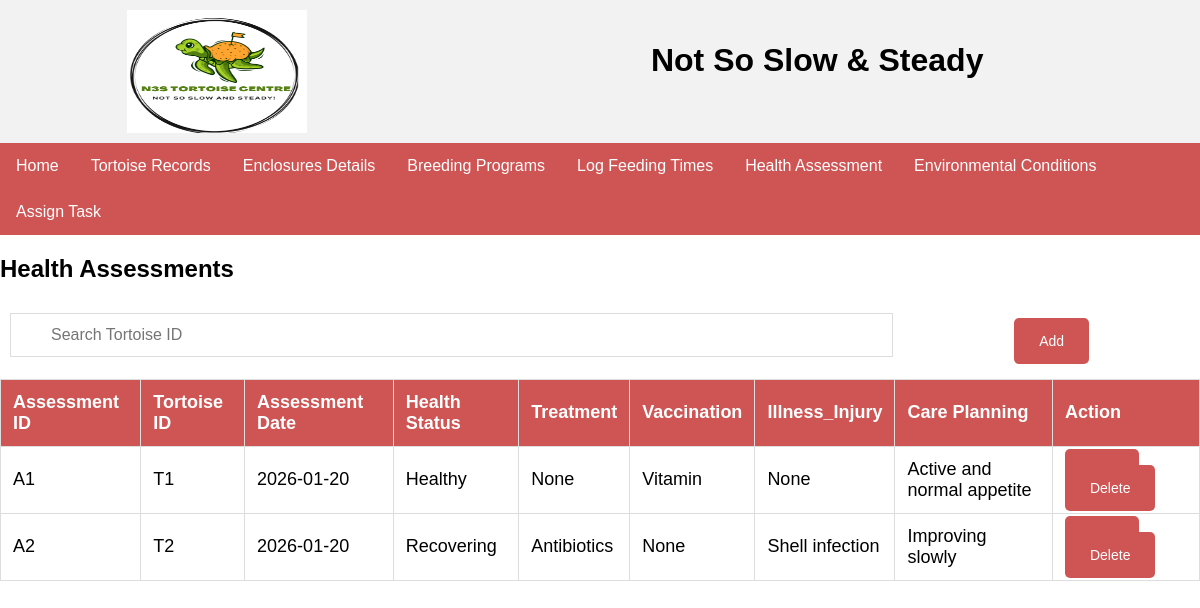
The app's page /healthAssessment.php with its own data.
### tables this page shows
CREATE TABLE `h_assessment` (
  `assessmentID` varchar(100) NOT NULL,
  `t_ID` varchar(4) NOT NULL,
  `assessmentDate` date NOT NULL,
  `healthStatus` varchar(100) NOT NULL,
  `Ttreatment` varchar(1000) NOT NULL,
  `vaccination` varchar(1000) NOT NULL,
  `illness_Injury` varchar(1000) NOT NULL,
  `carePlanning` varchar(1000) NOT NULL
);

### healthAssessment.php (the view, shortened to what this page needs)
<?php
include "./db.php";
$sql = " SELECT assessmentID, t_ID, assessmentDate, healthStatus, Ttreatment, vaccination, illness_Injury, carePlanning  FROM h_assessment";
$result = $conn->query($sql);
?>
<!DOCTYPE html>
<html>
<head>
</head>
<body>
<table>
    <td style="border: 0px solid #ddd;"><img src="logo.png" width="180" height="123"></td>
    <td style="border: 0px solid #ddd;"><h1>Not So Slow & Steady</h1></td>
</table>
<ul>
  <li><a href="home.php">Home</a></li>
  <li><a href="tortoiseRecords.php">Tortoise Records</a></li>
  <li><a href="enclosure.php">Enclosures Details</a></li>
  <li><a href="breedingProgram.php">Breeding Programs</a></li>
  <li><a href="FeedingTimes.php">Log Feeding Times</a></li>
  <li><a href="healthAssessment.php">Health Assessment</a></li>
  <li><a href="environmentalConditions.php">Environmental Conditions</a></li>
  <li><a href="assignTask.php">Assign Task</a></li>
</ul>
<h2>Health Assessments</h2>
<table style="border: 0px solid #ddd;">
    <td style="border: 0px solid #ddd;"><input type="text" id="myInput" onkeyup="myFunction()" placeholder="Search Tortoise ID" title="Type ID"></td>
    <td style="border: 0px solid #ddd;"><a href="healthAssessment_Create.php" class="button">Add</a></td>
</table>
<table id="myTable">
  <tr class="header">
    <th>Assessment ID</th>
    <th>Tortoise ID</th>
    <th>Assessment Date</th>
    <th>Health Status</th>
    <th>Treatment</th>
    <th>Vaccination</th>
    <th>Illness_Injury</th>
    <th>Care Planning</th>
    <th>Action</th>
  </tr>
  <?php
    if ($result->num_rows > 0) {
      while ($row = $result->fetch_assoc()) {
  ?>
  <tr>
    <td><?php echo $row['assessmentID']; ?></td>
    <td><?php echo $row['t_ID']; ?></td>
    <td><?php echo $row['assessmentDate']; ?></td>
    <td><?php echo $row['healthStatus']; ?></td>
    <td><?php echo $row['Ttreatment']; ?></td>
    <td><?php echo $row['vaccination']; ?></td>
    <td><?php echo $row['illness_Injury']; ?></td>
    <td><?php echo $row['carePlanning']; ?></td>
    <td>
      <a href="healthAssessment_Update.php?assessmentID=<?php echo $row['assessmentID']; ?>" class="button">Edit</a>
      <a href="healthAssessment_Delete.php?assessmentID=<?php echo $row['assessmentID']; ?>" class="button" style="background-color: #cf5555;">Delete</a>
    </td>
  </tr>
  <?php
      }
    }
  ?>
</table>
</body>
</html>

### healthAssessment.php (style rules this page uses)
body { font-family: Arial; margin: 0; }
ul { list-style-type: none; margin: 0; padding: 0; overflow: hidden; background-color: #cf5555; }
ul li { float: left; }
ul li a { display: block; color: white; padding: 14px 16px; text-decoration: none; }
table { width: 100%; border-collapse: collapse; }
th, td { border: 1px solid #ddd; padding: 10px; text-align: center; }
th { background-color: #cf5555; color: white; }
h1 { text-align: center; }
.button { background-color: #cf5555; border: none; color: white; padding: 15px 25px; text-decoration: none; font-size: 14px; cursor: pointer; border-radius: 5px; }
* { box-sizing: border-box; }
#myInput { background-image: url('/css/searchicon.png'); background-position: 10px 10px; background-repeat: no-repeat; width: 100%; font-size: 16px; padding: 12px 20px 12px 40px; border: 1px solid #ddd; margin-bottom: 12px; }
#myTable { border-collapse: collapse; width: 100%; border: 1px solid #ddd; font-size: 18px; }
#myTable th, #myTable td { text-align: left; padding: 12px; }
#myTable tr { border-bottom: 1px solid #ddd; }
#myTable tr.header, #myTable tr:hover { background-color: #f1f1f1; }

### records on screen
h_assessment: assessmentID "A1", t_ID "T1", assessmentDate "2026-01-20", healthStatus "Healthy", Ttreatment "None", vaccination "Vitamin", illness_Injury "None", carePlanning "Active and normal appetite"
h_assessment: assessmentID "A2", t_ID "T2", assessmentDate "2026-01-20", healthStatus "Recovering", Ttreatment "Antibiotics", vaccination "None", illness_Injury "Shell infection", carePlanning "Improving slowly"
